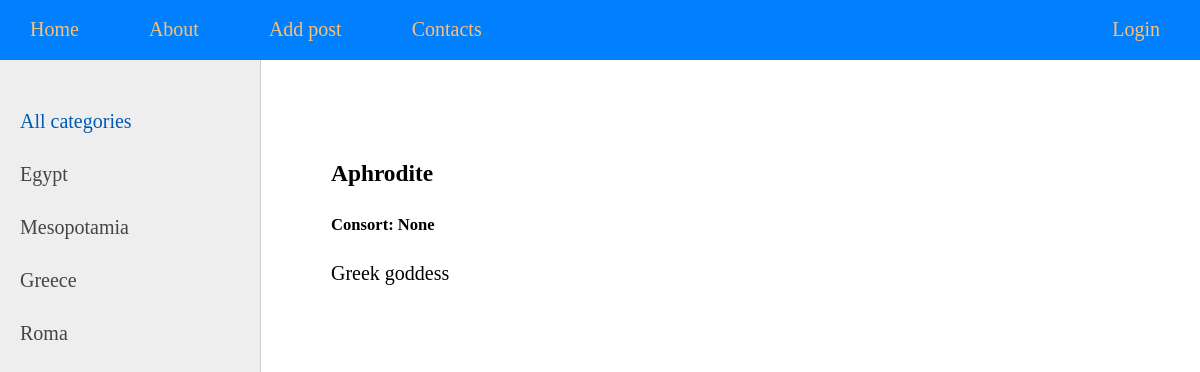
Page /goddess/Aphrodite/ on the earlier database version.
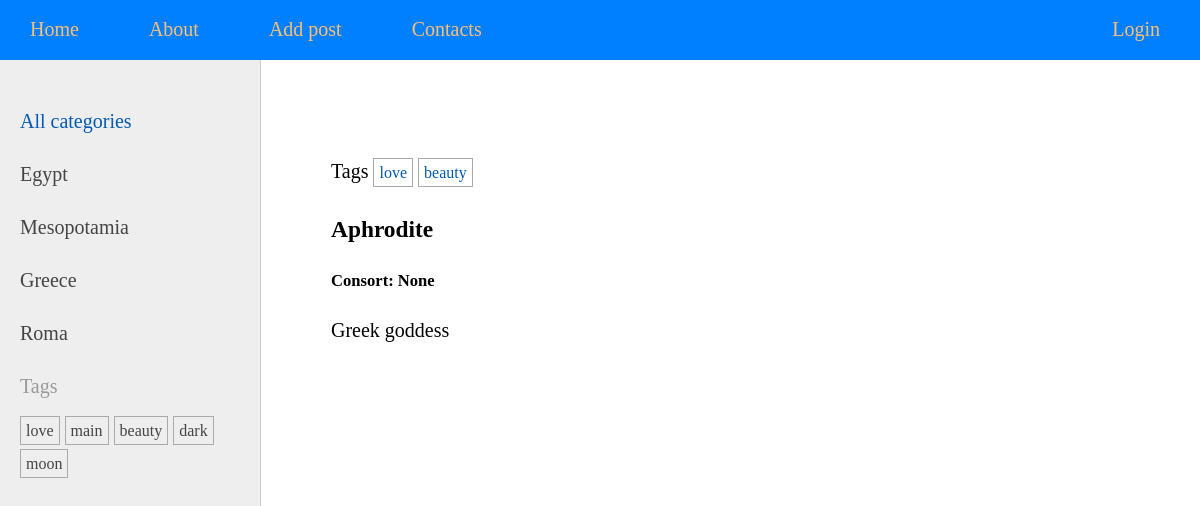
Same page on the later database version.
### goddesses/models.py (models this page shows, shortened)
class Category(models.Model):
    name = models.CharField(max_length=100, db_index=True)
    slug = models.SlugField(max_length=100, db_index=True, unique=True)
    def get_absolute_url(self):
        return reverse('category', kwargs={'cat_slug': self.slug})
    class Meta:
        verbose_name = 'Category'
        verbose_name_plural = 'Categories'

class TagPost(models.Model):
    tag = models.CharField(max_length=100, db_index=True)
    slug = models.SlugField(max_length=100, db_index=True, unique=True)
    def get_absolute_url(self):
        return reverse('tag', kwargs={'tag_slug': self.slug})

### goddesses/views.py (the view)
# urls.py: path('goddess/<slug:post_slug>/', views.show_post, name='goddess'),
def show_post(request, post_slug):
    post = get_object_or_404(Goddesses, slug=post_slug)
    data = {
        'title': post.title,
        'menu': menu,
        'post': post,
        'cat_selected': 0
    }
    return render(request, 'goddesses/post.html', data)

### goddesses/templatetags/gods_tags.py (called while the page is built)
@register.inclusion_tag('goddesses/list_categories.html')
def show_categories(cat_selected=0):
    cats = Category.objects.all()
    return {'cats': cats, 'cat_selected': cat_selected}\

@register.inclusion_tag('goddesses/tags.html')
def show_tags():
    return {'tags': TagPost.objects.all()}

### goddesses/templates/goddesses/post.html (shortened to what this page needs)
{% extends 'base.html' %}
{% block content %}
{% with post.tags.all as tags %}
{% if tags %}
    <ul class="tags-list">
        <li>Tags</li>
        {% for tag in tags %}
        <li><a href="{{ tag.get_absolute_url }}">{{ tag.tag }}</a></li>
        {% endfor %}
    </ul>
{% endif %}
{% endwith %}
<h3>{{ post.title }}</h3>
<h5>Consort: {{ post.consort }}</h5>
{{post.content|linebreaks}}
{% endblock %}

### goddesses/templates/goddesses/list_categories.html
{% for cat in cats %}
    {% if cat.id == cat_selected %}
        <li class="selected">{{ cat.name }}</li>
    {% else %}
        <li><a href="{{ cat.get_absolute_url }}">{{ cat.name }}</a></li>
    {% endif %}
{% endfor %}

### goddesses/templates/goddesses/tags.html
{% if tags %}
    <p>Tags</p>
    <ul class="tags-list">
        {% for tag in tags %}
        <li><a href="{{ tag.get_absolute_url }}">{{ tag.tag }}</a></li>
        {% endfor %}
    </ul>
{% endif %}

Differences in the rows shown:
added TagPost: tag "love"
added TagPost: tag "main"
added TagPost: tag "beauty"
added TagPost: tag "dark"
added TagPost: tag "moon"
Other differences:
text now shown: "Tags Tags"
